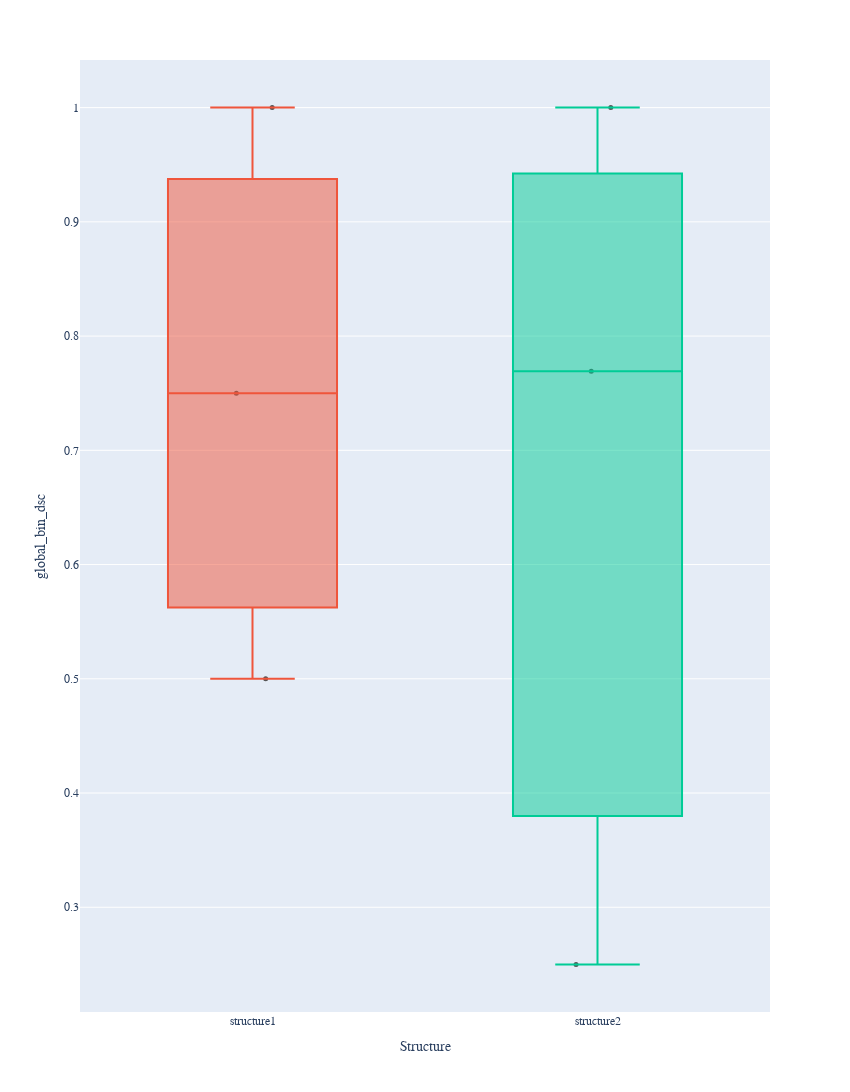

The cell this chart's notebook holds for it:
### Code cell
statistics_obj.get_summary_figure(metric="global_bin_dsc", horizontal=False)
# This plots one bar for each group on this metric by default

### Figure 1 — Plotly figure (JSON) as saved in the notebook; plotly's stock layout.template omitted (floating-point values rounded to 4 significant figures)
{"data": [{"alignmentgroup": "True", "boxpoints": "all", "fillcolor": "rgba(255,255,255,0)", "hoveron": "points", "hovertemplate": "Structure=%{x}<br>global_bin_dsc=%{y}<extra></extra>", "legendgroup": "", "line": {"color": "rgba(255,255,255,0)"}, "marker": {"color": "#555555", "size": 5}, "name": "", "offsetgroup": "", "orientation": "v", "pointpos": 0, "showlegend": false, "type": "box", "x": ["structure1", "structure1", "structure1", "structure2", "structure2", "structure2"], "x0": " ", "xaxis": "x", "y": [1, 0.5, 0.75, 1, 0.25, 0.7692], "y0": " ", "yaxis": "y"}, {"name": "structure1", "orientation": "v", "type": "box", "y": [1, 0.5, 0.75]}, {"name": "structure2", "orientation": "v", "type": "box", "y": [1, 0.25, 0.7692]}], "layout": {"autosize": false, "boxmode": "overlay", "font": {"family": "Arial"}, "height": 1200, "legend": {"tracegroupgap": 0}, "margin": {"t": 60}, "showlegend": false, "title": {"text": ""}, "width": 850, "xaxis": {"anchor": "y", "domain": [0, 1], "title": {"text": "Structure"}}, "yaxis": {"anchor": "x", "domain": [0, 1], "title": {"text": "global_bin_dsc"}}}}
